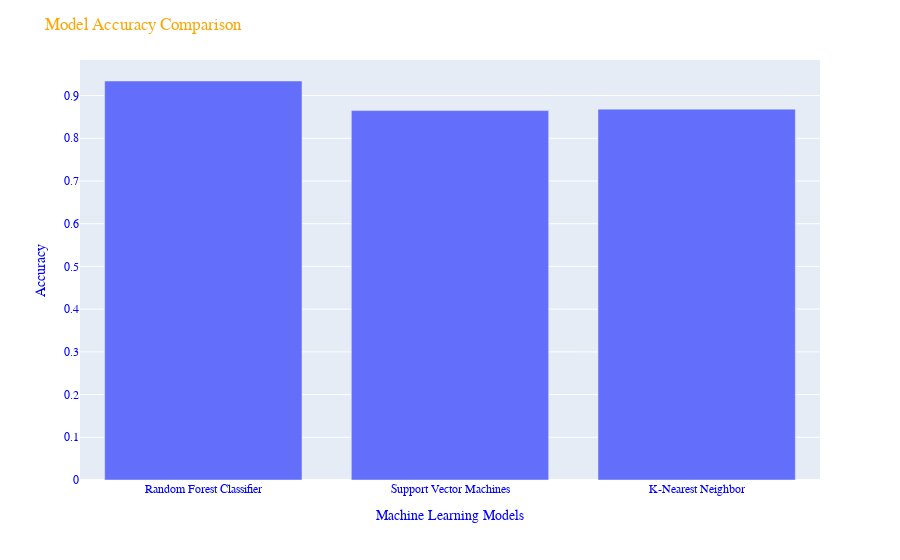

The notebook cell saved with this chart:
### Code cell
model_scores_df_fig = px.bar(model_scores_df, x=["Random Forest Classifier", "Support Vector Machines", "K-Nearest Neighbor"], y=model_scores_df["Accuracy"])
model_scores_df_fig.update_layout(title_text='Model Accuracy Comparison',
                                  xaxis_title="Machine Learning Models")
model_scores_df_fig.update_layout(font_family="Courier New",
                                  font_color="blue",
                                  title_font_family="Courier New",
                                  title_font_color="orange")
model_scores_df_fig.show()

### Figure 1 — Plotly figure (JSON) as saved in the notebook; plotly's stock layout.template omitted (floating-point values rounded to 4 significant figures)
{"data": [{"alignmentgroup": "True", "hovertemplate": "x=%{x}<br>Accuracy=%{y}<extra></extra>", "legendgroup": "", "marker": {"color": "#636efa"}, "name": "", "offsetgroup": "", "orientation": "v", "showlegend": false, "textposition": "auto", "type": "bar", "x": ["Random Forest Classifier", "Support Vector Machines", "K-Nearest Neighbor"], "xaxis": "x", "y": [0.9341, 0.8649, 0.8682], "yaxis": "y"}], "layout": {"barmode": "relative", "font": {"color": "blue", "family": "Courier New"}, "legend": {"tracegroupgap": 0}, "margin": {"t": 60}, "title": {"font": {"color": "orange", "family": "Courier New"}, "text": "Model Accuracy Comparison"}, "xaxis": {"anchor": "y", "domain": [0, 1], "title": {"text": "Machine Learning Models"}}, "yaxis": {"anchor": "x", "domain": [0, 1], "title": {"text": "Accuracy"}}}}
